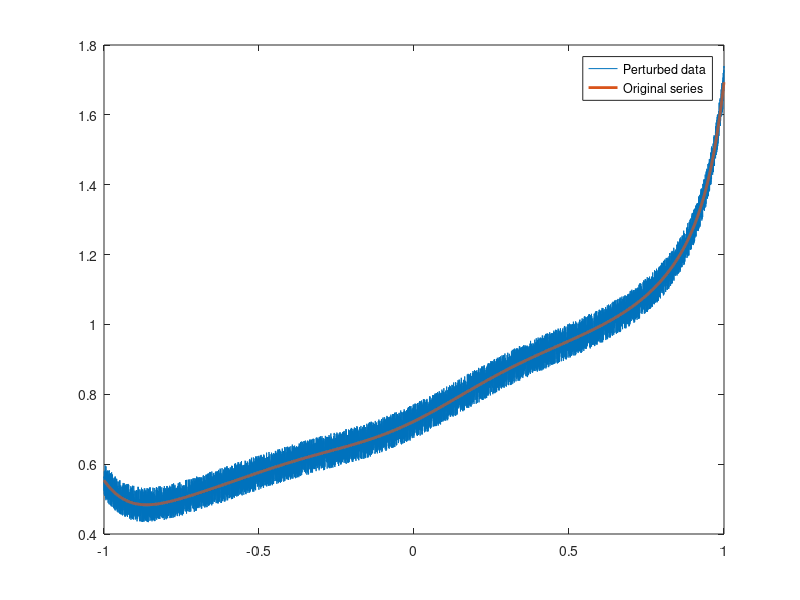

Reproduce this figure in MATLAB. (Note: this script raises an error after producing the figure.)
% Least squares in L^2 to obtain Chebyshev coefficients of a function on a
% uniform grid
close all;

% Build resampling matrices
% Chebyshev coefficients to Chebyshev values
NCheb = 16;
th_Cheb =fliplr(2.0*(0:NCheb-1)'+1)*pi/(2*NCheb);
sCheb = cos(th_Cheb); % this will come in from chebfun in the real solver
% Chebyshev coefficients to uniform values
Nuni = 10000;
ds = 2/(Nuni-1);
sUni = (1:-ds:-1)';
CoeffstoValsUniform = cos(acos(sUni).* (0:NCheb-1));
% Take 16 randomly decaying Chebyshev coefficients and sample that
% Chebyshev series on the uniform grid
rng(0);
chat = rand(NCheb,1).*exp(-0.5*(0:NCheb-1)');
univals = CoeffstoValsUniform*chat; % values on uniform grid
univalsPerturbed = univals+(rand(Nuni,1)-0.5)*0.1; % randomly perturbed
plot(sUni,univalsPerturbed)
hold on
plot(sUni,univals,'LineWidth',2.0)
legend('Perturbed data','Original series')

% Compute coefficients by integration (Simpson's rule for theta)
% Weights for trapezoidal rule
[ChebVals,ChebIntsSimp] = ProjectToChebyshev(sCheb,sUni,univals,NCheb);
[ChebValsPert,ChebIntsSimpPert] = ProjectToChebyshev(sCheb,sUni,univalsPerturbed,NCheb);
% Error 
max(abs(ChebIntsSimp-chat))
% Plot normal and perturbed coefficients
figure;
semilogy(0:NCheb-1,abs(chat),'-o',0:NCheb-1,abs(ChebIntsSimp),'s',0:NCheb-1,abs(ChebIntsSimpPert),'d',...
    'MarkerSize',8,'LineWidth',2.0)
legend('Original','Simpson','Simpson for perturbed')    

